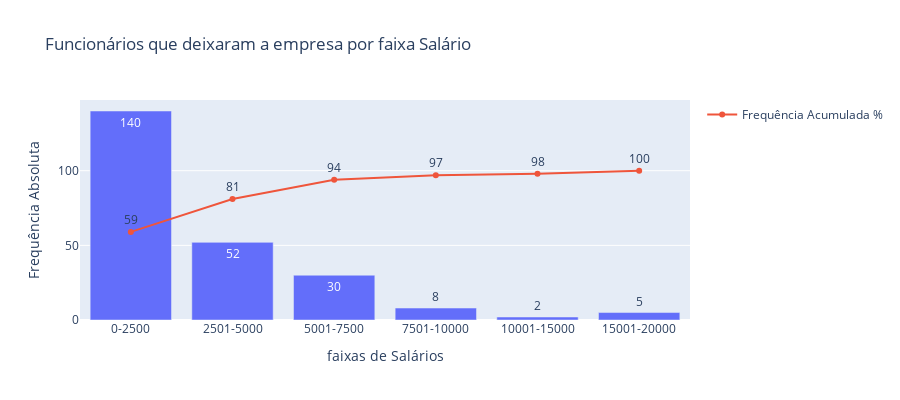

The notebook cell this image was saved under:
### Markdown cell above
### Funcionário_deixou_a_empresa X Salário

### Code cell
# Análise bidimensional entre as variáveis "Funcionário_deixou_a_empresa" e "Salário_5?"

# Calcular a frequência absoluta ordenada do maior pro menor valor da coluna "Sim"
freq_abs = (
    df.groupby("Funcionário_deixou_a_empresa")["Salário_5"]
    .value_counts()
    .unstack(fill_value=0)
)

display(freq_abs.T)

# Calcular a frequência relativa
freq_rel = round(freq_abs.div(freq_abs.sum(axis=1), axis=0) * 100)

display(freq_rel.T)

# Calcular a frequência acumulada em percentual
freq_acum_pct = freq_rel.cumsum(axis=1)

display(freq_acum_pct.T)

# Criando grafico de barras dos intervalos de Salário_5 com os valores de frequencia absoluta da coluna "Sim"
fig = px.bar(
    freq_abs.T,
    x=[
        "0-2500",
        "2501-5000",
        "5001-7500",
        "7501-10000",
        "10001-15000",
        "15001-20000",
    ],
    y="Sim",
    title="Funcionários que deixaram a empresa por faixa Salário",
    labels={"Sim": "Frequência Absoluta", "x": "faixas de Salários"},
    height=400,
    text="Sim",
)

# Adicionar o gráfico de linha da frequencia acumulada ao gráfico de barras existentes
fig.add_trace(
    go.Scatter(
        x=[
            "0-2500",
            "2501-5000",
            "5001-7500",
            "7501-10000",
            "10001-15000",
            "15001-20000",
        ],
        y=freq_acum_pct.T["Sim"],
        text=freq_acum_pct.T["Sim"],
        mode="lines+markers+text",
        name="Frequência Acumulada %",
        textposition="top center",
    )
)

# exibir o grafico
fig.show()

### Figure 1 — Plotly figure (JSON) as saved in the notebook; plotly's stock layout.template omitted (floating-point values rounded to 4 significant figures)
{"data": [{"alignmentgroup": "True", "hovertemplate": "faixas de Salários=%{x}<br>Frequência Absoluta=%{text}<extra></extra>", "legendgroup": "", "marker": {"color": "#636efa", "pattern": {"shape": ""}}, "name": "", "offsetgroup": "", "orientation": "v", "showlegend": false, "text": [140, 52, 30, 8, 2, 5], "textposition": "auto", "type": "bar", "x": ["0-2500", "2501-5000", "5001-7500", "7501-10000", "10001-15000", "15001-20000"], "xaxis": "x", "y": [140, 52, 30, 8, 2, 5], "yaxis": "y"}, {"mode": "lines+markers+text", "name": "Frequência Acumulada %", "text": [59, 81, 94, 97, 98, 100], "textposition": "top center", "type": "scatter", "x": ["0-2500", "2501-5000", "5001-7500", "7501-10000", "10001-15000", "15001-20000"], "y": [59, 81, 94, 97, 98, 100]}], "layout": {"barmode": "relative", "height": 400, "legend": {"tracegroupgap": 0}, "title": {"text": "Funcionários que deixaram a empresa por faixa Salário"}, "xaxis": {"anchor": "y", "domain": [0, 1], "title": {"text": "faixas de Salários"}}, "yaxis": {"anchor": "x", "domain": [0, 1], "title": {"text": "Frequência Absoluta"}}}}
